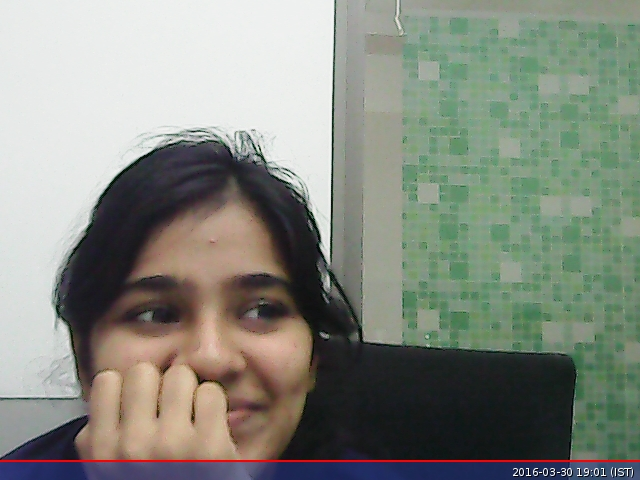
#> input picture Camera/test.jpg, 640 x 480 px
$ python face_rec.py
#> lines starting #> are read from the running program, lines starting #| are printed output that depends on the picture; after the words box and inside, x2 and y2 are one past the last pixel; in counts of white or black regions, pixels touching at a corner belong together
import numpy as np
import cv2
from subprocess import call

call(["fswebcam", "-r","640x480","test.jpg","-S","2"])
#> (this line was passed over: subprocess is not available in this run)

#fswebcam -r 640x480 test.jpg -S 2

face_cascade = cv2.CascadeClassifier('/home/pi/Home-Automation/Camera/haarcascade_frontalface_default.xml')
#eye_cascade = cv2.CascadeClassifier('haarcascade_eye.xml')

img = cv2.imread('test.jpg')
#> img is the input picture: shape (480, 640, 3); mean B, G, R 128.1, 138.2, 133.4
gray = cv2.cvtColor(img, cv2.COLOR_BGR2GRAY)
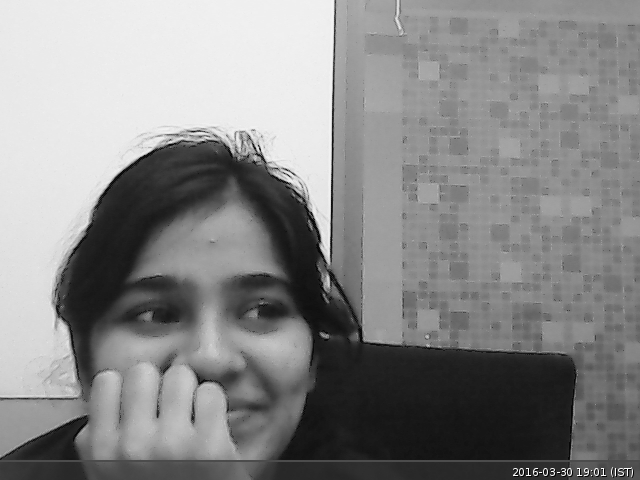
#> gray: shape (480, 640); min 1, max 254, mean 135.6

faces = face_cascade.detectMultiScale(gray, 1.1, 5)
#> faces = [[95, 216, 236, 236]]
print("faces", faces)
#| faces [[ 95 216 236 236]]

for (x, y, w, h) in faces:
    cv2.rectangle(img, (x, y), (x + w, y + h), (255, 0, 0), 2)
#> this loop made 1 pass
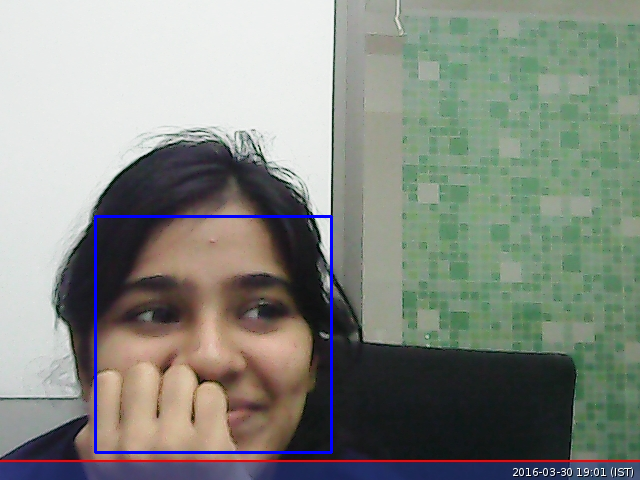
#> img: shape (480, 640, 3); 0.92% of pixels changed, all inside (x1, y1, x2, y2) = (94, 215, 333, 454)
    #roi_gray = gray[y:y+h, x:x+w]
    #roi_color = img[y:y+h, x:x+w]

cv2.imshow('img', img)
cv2.imwrite("output.jpg", img)
cv2.waitKey(0)
cv2.destroyAllWindows()
